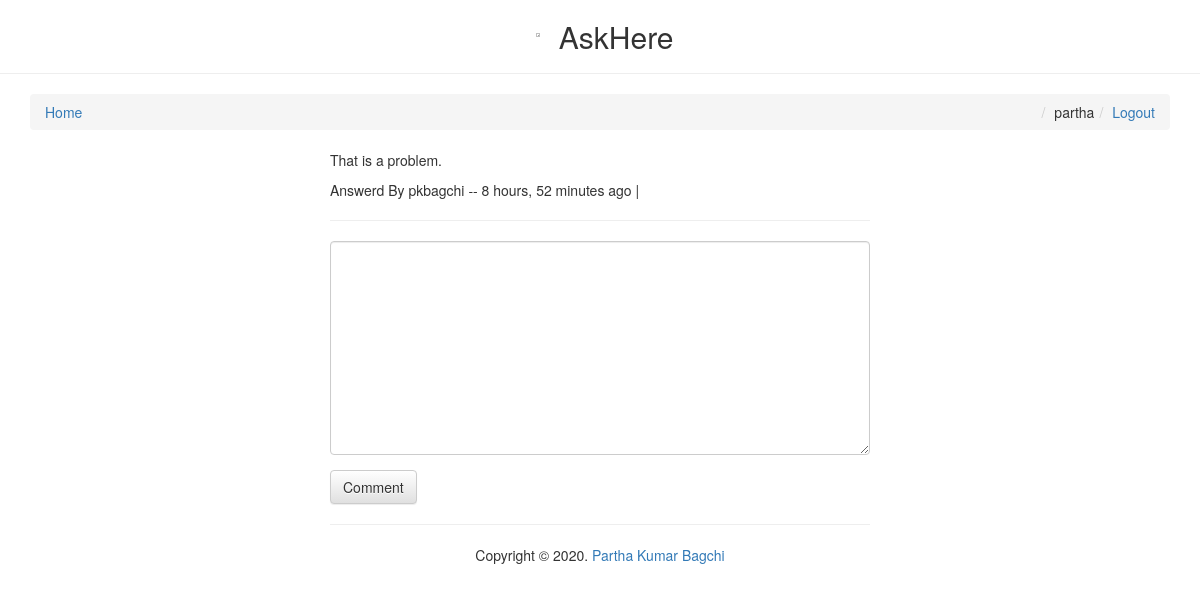
Page /comments/1/ (signed in) on the committed database.
### comments/models.py (models this page shows, shortened)
class Comment(models.Model):
    user        = models.ForeignKey(settings.AUTH_USER_MODEL, default=1)
    content_type = models.ForeignKey(ContentType, on_delete=models.CASCADE)
    object_id = models.PositiveIntegerField()
    content_object = GenericForeignKey('content_type', 'object_id')
    parent      = models.ForeignKey("self", null=True, blank=True)
    content     = models.TextField()
    timestamp   = models.DateTimeField(auto_now_add=True)
    objects = CommentManager()
    class Meta:
        ordering = ['-timestamp']
    def children(self): #replies
        return Comment.objects.filter(parent=self)
    @property
    def is_parent(self):
        if self.parent is not None:
            return False
        return True

### comments/views.py (the view, shortened to what this page needs)
# urls.py: url(r'^(?P<id>\d+)/$', comment_thread, name='thread'),
def comment_thread(request, id):
    try:
        obj = Comment.objects.get(id=id)
    except:
        raise Http404
    if not obj.is_parent:
        obj = obj.parent
    content_object = obj.content_object # Post that the comment is on
    content_id = obj.content_object.id
    initial_data = {
            "content_type": obj.content_type,
            "object_id": obj.object_id
    }
    form = CommentForm(request.POST or None, initial=initial_data)
    context = {
        "comment": obj,
        "form": form,
    }
    return render(request, "comment_thread.html", context)

### comments/forms.py
class CommentForm(forms.Form):
    content_type = forms.CharField(widget=forms.HiddenInput)
    object_id = forms.IntegerField(widget=forms.HiddenInput)
    content = forms.CharField(label='', widget=forms.Textarea)

### templates/comment_thread.html (shortened to what this page needs)
{% extends "base.html" %}
{% load urlify %}
{% load crispy_forms_tags %}
{% block content %}
<div class='col-sm-6 col-sm-offset-3'>
          <p>{{ comment.content }}</p>
          <footer>Answerd By {{ comment.user }} -- {{ comment.timestamp|timesince }} ago | </footer>
          <hr/>
          <div>
             {% if request.user.is_authenticated %}
            <form method="POST" action="."> {% csrf_token %}
                {{ form|crispy }}
                <input type='submit' value='Comment' class='btn btn-default'>
            </form>
            {% else %}
            <p>You must login to comment </p>
            {% endif %}
        </div>
        <hr/>
</div>
{% endblock content %}

### templates/base.html (shortened to what this page needs)
{% load staticfiles %}
<html>
<head>
<link rel="stylesheet" href="https://maxcdn.bootstrapcdn.com/bootstrap/3.3.6/css/bootstrap.min.css">
<link rel="stylesheet" href="https://maxcdn.bootstrapcdn.com/bootstrap/3.3.6/css/bootstrap-theme.min.css">
<link rel='stylesheet' href='https://maxcdn.bootstrapcdn.com/font-awesome/4.5.0/css/font-awesome.min.css' >
<link rel='stylesheet' href='{% static "css/base.css" %}' />
</head>
<body>
<h2 style="text-align:center;"><img id = "logo-img"src = "https://encrypted-tbn0.gstatic.com/images?q=tbn:ANd9GcSQ2vdC6EB3OH38pi6EdS_ncDLnqh03NP25OKcbEwOTW37yHGyo">  </img>AskHere</h2>
<hr/>
<div class='container'>
    <ol class='breadcrumb'>
        <li><a href='{% url "posts:list" %}'>Home</a></li>
        {% if not request.user.is_authenticated %}
        <li class='pull-right'><a href='{% url "register" %}'>Register</a></li>
        <li class='pull-right'><a href='{% url "login" %}'>Login</a></li>
        {% else %}
        <li class='pull-right'><a href='{% url "logout" %}'>Logout</a></li>
        <li class='pull-right'>{{request.user}}</li>
        {% endif %}
    </ol>
{% block content %}{% endblock content %}
</div>
<footer class="page-footer font-small blue">
    <div class="footer-copyright text-center py-3">Copyright © 2020.
      <a href="https://github.com/pkbagchi"> Partha Kumar Bagchi</a>
    </div>
  <br>
  </footer>
</body>
</html>

### rows in the picture
Comment: content "That is a problem.", user "pkbagchi", timestamp "8 hours, 52 minutes"

### other values in the picture
{{ request.user }} "partha"
